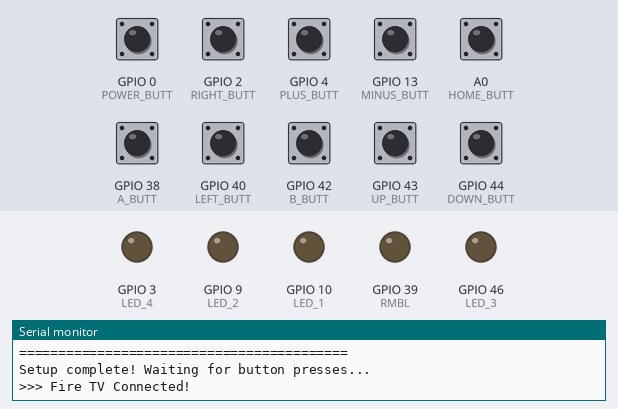
Simulated run of this program. Board: ESP8266 (NodeMCU). On the bench: output pins drawn as LEDs (lit = HIGH), the last lines printed to the serial monitor. Dashed ring = blinking. The inputs (shaded band) are chosen by the test bench; at power-on: A0 (HOME_BUTT), GPIO 0 (POWER_BUTT), GPIO 2 (RIGHT_BUTT), GPIO 4 (PLUS_BUTT), GPIO 13 (MINUS_BUTT), GPIO 38 (A_BUTT), GPIO 40 (LEFT_BUTT), GPIO 42 (B_BUTT), GPIO 43 (UP_BUTT), GPIO 44 (DOWN_BUTT) HIGH. USB keyboard and mouse output is not drawn.

Above: at 4.6 s.
4.7 s: GPIO 4 (PLUS_BUTT) pulled LOW for 1 s
At 4.99 s:
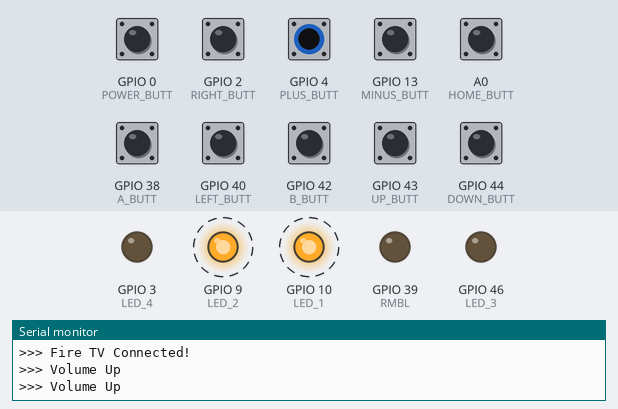
7.7 s: GPIO 0 (POWER_BUTT) pulled LOW for 0.15 s
At 8.6 s:
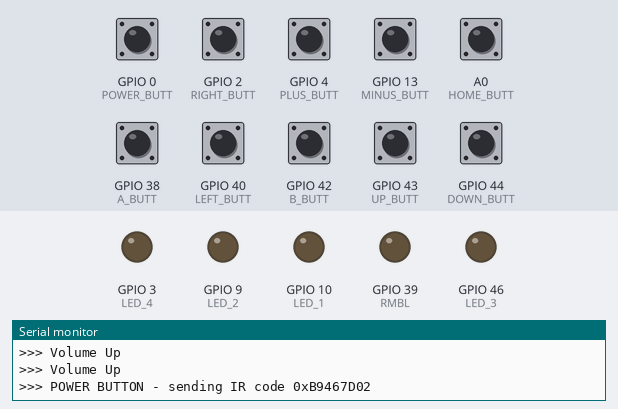
9.3 s: GPIO 2 (RIGHT_BUTT) pulled LOW for 0.15 s
At 10.5 s:
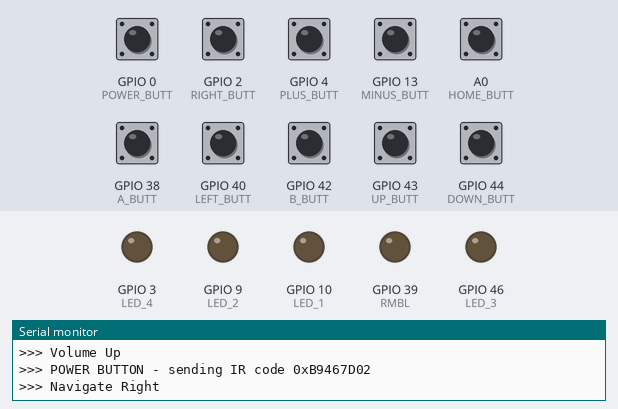
10.9 s: GPIO 13 (MINUS_BUTT) pulled LOW for 0.15 s
At 11.7 s:
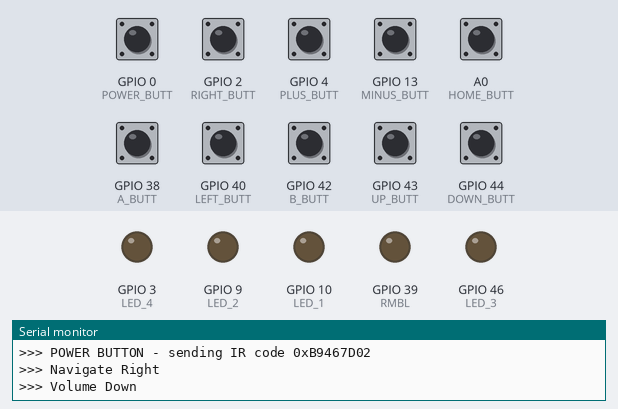
12.5 s: GPIO 38 (A_BUTT) pulled LOW for 0.15 s
At 12.9 s:
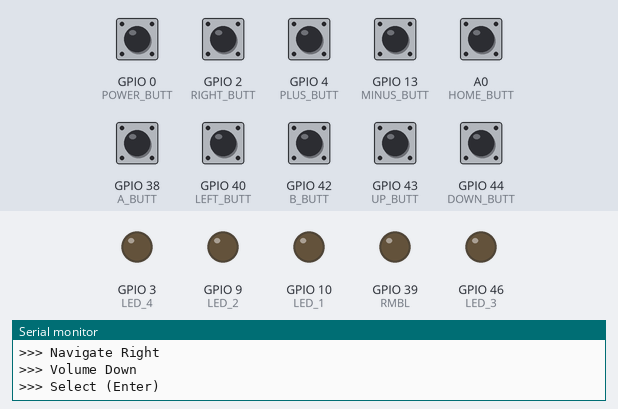
14.1 s: GPIO 42 (B_BUTT) pulled LOW for 0.15 s
At 15.2 s:
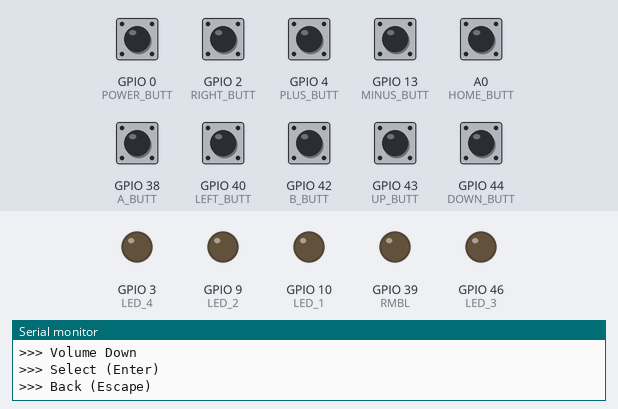
Timing chart, 0 to 16.7 s (numbered marks = the images above; inputs shaded):
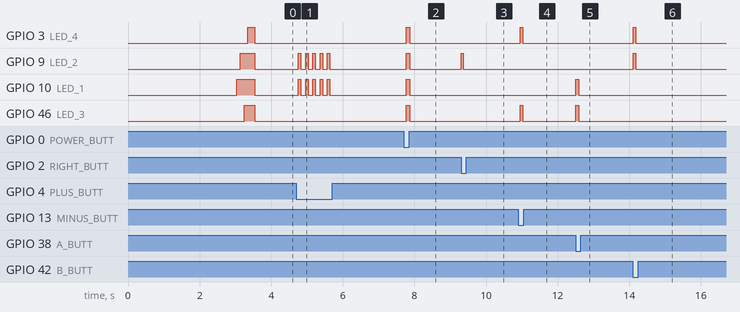

Measured:
- after the input at 4.7 s, GPIO 9 (LED_2), GPIO 10 (LED_1): alternates HIGH for 0.07 s and LOW for 0.13 s, 10 changes in all, then stays LOW, starting after 0.06 s
- after the input at 7.7 s, GPIO 3 (LED_4), GPIO 9 (LED_2), GPIO 10 (LED_1), GPIO 46 (LED_3): LOW → HIGH after 0.07 s, → LOW 0.10 s later
- after the input at 9.3 s, GPIO 9 (LED_2): LOW → HIGH at once, → LOW 0.06 s later
- after the input at 10.9 s, GPIO 3 (LED_4), GPIO 46 (LED_3): LOW → HIGH after 0.05 s, → LOW 0.07 s later
- after the input at 12.5 s, GPIO 10 (LED_1), GPIO 46 (LED_3): LOW → HIGH at once, → LOW 0.08 s later
- after the input at 14.1 s, GPIO 3 (LED_4), GPIO 9 (LED_2): LOW → HIGH at once, → LOW 0.08 s later

The program:

main.cpp
```cpp
/*
 * OpenMote Gen 3.3 - BLE TV Remote
 *
 * The TV half of the `light+tv` project with the WiZ light / WiFi control
 * removed: BLE HID keyboard for Fire TV, plus IR for TV power.
 *
 * Button Mappings:
 * - Power Button  -> replay the stored TV power IR code (NEC 0xB9467D02, 38kHz)
 * - A Button      -> Select/OK (Enter key)          [BLE]
 * - B Button      -> Back (Escape key)              [BLE]
 * - Home Button   -> Home Menu (consumer control)   [BLE]
 * - D-Pad Arrows  -> Navigation (Arrow keys)        [BLE]
 * - Plus Button   -> Volume Up (consumer control)   [BLE]
 * - Minus Button  -> Volume Down (consumer control) [BLE]
 * - Buttons 1 / 2 -> unused
 *
 * LED 2 slow-blinks while BLE is disconnected.
 *
 * Hardware: OpenMote Gen 3.3 (ESP32-S3-WROOM-1-N16R8)
 * Libraries:
 * - ESP32-BLE-Keyboard by T-vK (NimBLE mode)
 * - IRremoteESP8266 by crankyoldgit
 */

#include <Arduino.h>
#include <BleKeyboard.h>
#include <IRremoteESP8266.h>
#include <IRsend.h>
#include "pin_definitions.h"

// ===== DEBUG CONFIGURATION =====
#define DEBUG_SERIAL true

// ===== DEBOUNCE SETTINGS =====
#define DEBOUNCE_DELAY_MS   50
#define VOLUME_REPEAT_DELAY 200  // Faster repeat for volume buttons

// ===== IR =====
// The TV power code the Power button replays.
#define TV_POWER_IR_CODE  0xB9467D02
#define TV_POWER_IR_BITS  32

// ===== GLOBAL OBJECTS =====
BleKeyboard bleKeyboard("OpenMote", "OpenMote.io", 100);
IRsend irsend(IR40);   // IR transmitter on GPIO 41

// ===== STATE VARIABLES =====
bool wasConnected = false;      // BLE

// Button state tracking
bool powerButtonPressed = false;
bool homeButtonPressed = false;
bool aButtonPressed = false;
bool bButtonPressed = false;
bool plusButtonPressed = false;
bool minusButtonPressed = false;
bool dpadUpPressed = false;
bool dpadDownPressed = false;
bool dpadLeftPressed = false;
bool dpadRightPressed = false;

unsigned long lastDebounceTime = 0;
unsigned long lastVolumeRepeatTime = 0;

// ===== HARDWARE HELPER FUNCTIONS =====

// LED Control
void turnOnLED1() { digitalWrite(LED_1, HIGH); }
void turnOffLED1() { digitalWrite(LED_1, LOW); }
void turnOnLED2() { digitalWrite(LED_2, HIGH); }
void turnOffLED2() { digitalWrite(LED_2, LOW); }
void turnOnLED3() { digitalWrite(LED_3, HIGH); }
void turnOffLED3() { digitalWrite(LED_3, LOW); }
void turnOnLED4() { digitalWrite(LED_4, HIGH); }
void turnOffLED4() { digitalWrite(LED_4, LOW); }

void turnOnAllLEDs() {
  for (int i = 0; i < NUM_LEDS; i++) {
    digitalWrite(LED_PINS[i], HIGH);
  }
}

void turnOffAllLEDs() {
  for (int i = 0; i < NUM_LEDS; i++) {
    digitalWrite(LED_PINS[i], LOW);
  }
}

// Button Reading (active LOW with internal pullup)
bool isPowerButtonPressed() { return digitalRead(POWER_BUTT) == LOW; }
bool isHomeButtonPressed() { return digitalRead(HOME_BUTT) == LOW; }
bool isAButtonPressed() { return digitalRead(A_BUTT) == LOW; }
bool isBButtonPressed() { return digitalRead(B_BUTT) == LOW; }
bool isPlusButtonPressed() { return digitalRead(PLUS_BUTT) == LOW; }
bool isMinusButtonPressed() { return digitalRead(MINUS_BUTT) == LOW; }
bool isDPadUpPressed() { return digitalRead(UP_BUTT) == LOW; }
bool isDPadDownPressed() { return digitalRead(DOWN_BUTT) == LOW; }
bool isDPadLeftPressed() { return digitalRead(LEFT_BUTT) == LOW; }
bool isDPadRightPressed() { return digitalRead(RIGHT_BUTT) == LOW; }

// ===== HARDWARE INITIALIZATION =====
void initHardware() {
  // Initialize LED pins as outputs
  for (int i = 0; i < NUM_LEDS; i++) {
    pinMode(LED_PINS[i], OUTPUT);
    digitalWrite(LED_PINS[i], LOW);
  }

  // Rumble is unused, but still drive the pin LOW: RMBL is the gate of the
  // SI2302 (Q1), and leaving it floating lets the motor buzz.
  pinMode(RMBL, OUTPUT);
  digitalWrite(RMBL, LOW);

  // Initialize button pins with internal pullup
  pinMode(POWER_BUTT, INPUT_PULLUP);
  pinMode(HOME_BUTT, INPUT_PULLUP);
  pinMode(A_BUTT, INPUT_PULLUP);
  pinMode(B_BUTT, INPUT_PULLUP);
  pinMode(PLUS_BUTT, INPUT_PULLUP);
  pinMode(MINUS_BUTT, INPUT_PULLUP);
  pinMode(BUTTON_1, INPUT_PULLUP);
  pinMode(BUTTON_2, INPUT_PULLUP);
  pinMode(UP_BUTT, INPUT_PULLUP);
  pinMode(DOWN_BUTT, INPUT_PULLUP);
  pinMode(LEFT_BUTT, INPUT_PULLUP);
  pinMode(RIGHT_BUTT, INPUT_PULLUP);
}

// ===== FEEDBACK FUNCTIONS =====

void showButtonFeedback(int buttonType) {
  switch(buttonType) {
    case 1:  // Power - All LEDs pulse
      turnOnAllLEDs();
      delay(100);
      turnOffAllLEDs();
      break;
    case 2:  // Select - LED1 & LED3 diagonal
      turnOnLED1();
      turnOnLED3();
      delay(80);
      turnOffLED1();
      turnOffLED3();
      break;
    case 3:  // Navigation - Single LED flash
      turnOnLED2();
      delay(60);
      turnOffLED2();
      break;
    case 4:  // Volume Up - LED1 & LED2
      turnOnLED1();
      turnOnLED2();
      delay(70);
      turnOffLED1();
      turnOffLED2();
      break;
    case 5:  // Volume Down - LED3 & LED4
      turnOnLED3();
      turnOnLED4();
      delay(70);
      turnOffLED3();
      turnOffLED4();
      break;
    case 6:  // Back - LED2 & LED4 diagonal
      turnOnLED2();
      turnOnLED4();
      delay(80);
      turnOffLED2();
      turnOffLED4();
      break;
    case 7:  // Home - All LEDs quick pulse
      turnOnAllLEDs();
      delay(120);
      turnOffAllLEDs();
      break;
  }
}

// ===== SETUP =====
void setup() {
  // Initialize Serial FIRST with longer delay for USB CDC
  Serial.begin(115200);
  delay(3000);  // Longer delay for USB CDC to fully enumerate

  Serial.println("\n\n\n");
  Serial.println("==========================================");
  Serial.println("OpenMote Gen 3.3 - BLE TV Remote");
  Serial.println("==========================================");
  Serial.flush();

  Serial.println("Initializing hardware...");
  initHardware();
  Serial.println("Hardware initialized");
  Serial.flush();

  Serial.println("Initializing IR transmitter...");
  irsend.begin();
  Serial.println("IR transmitter initialized (38kHz NEC protocol)");
  Serial.flush();

  Serial.println("Starting BLE Keyboard...");
  bleKeyboard.begin();
  Serial.println("BLE Keyboard started!");
  Serial.flush();

  Serial.println("==========================================");
  Serial.println("Button Mappings:");
  Serial.println("  Power:    IR TV power code");
  Serial.println("  A/B/Home/DPad/+/-: BLE TV controls");
  Serial.println("==========================================");
  Serial.println("Setup complete! Waiting for button presses...");
  Serial.println("");
  Serial.flush();

  // Startup sequence - cascade LEDs
  turnOnLED1();
  delay(100);
  turnOnLED2();
  delay(100);
  turnOnLED3();
  delay(100);
  turnOnLED4();
  delay(100);
  turnOffAllLEDs();

}

// ===== MAIN LOOP =====
void loop() {
  unsigned long currentTime = millis();

  // Check connection status changes
  if (bleKeyboard.isConnected()) {
    if (!wasConnected) {
      wasConnected = true;
      #if DEBUG_SERIAL
      Serial.println(">>> Fire TV Connected!");
      #endif

      // Visual feedback: Quick LED flash
      turnOnAllLEDs();
      delay(100);
      turnOffAllLEDs();
    }

    // ===== A BUTTON - SELECT/OK =====
    bool aState = isAButtonPressed();
    if (aState && !aButtonPressed) {
      if (currentTime - lastDebounceTime >= DEBOUNCE_DELAY_MS) {
        #if DEBUG_SERIAL
        Serial.println(">>> Select (Enter)");
        #endif
        bleKeyboard.write(KEY_RETURN);
        showButtonFeedback(2);

        aButtonPressed = true;
        lastDebounceTime = currentTime;
      }
    } else if (!aState) {
      aButtonPressed = false;
    }

    // ===== B BUTTON - BACK =====
    bool bState = isBButtonPressed();
    if (bState && !bButtonPressed) {
      if (currentTime - lastDebounceTime >= DEBOUNCE_DELAY_MS) {
        #if DEBUG_SERIAL
        Serial.println(">>> Back (Escape)");
        #endif
        bleKeyboard.write(KEY_ESC);
        showButtonFeedback(6);

        bButtonPressed = true;
        lastDebounceTime = currentTime;
      }
    } else if (!bState) {
      bButtonPressed = false;
    }

    // ===== HOME BUTTON - HOME MENU =====
    bool homeState = isHomeButtonPressed();
    if (homeState && !homeButtonPressed) {
      if (currentTime - lastDebounceTime >= DEBOUNCE_DELAY_MS) {
        #if DEBUG_SERIAL
        Serial.println(">>> Home");
        #endif
        // Fire TV Home button - try consumer control
        bleKeyboard.press(KEY_MEDIA_WWW_HOME);
        delay(50);
        bleKeyboard.release(KEY_MEDIA_WWW_HOME);
        showButtonFeedback(7);

        homeButtonPressed = true;
        lastDebounceTime = currentTime;
      }
    } else if (!homeState) {
      homeButtonPressed = false;
    }

    // ===== PLUS BUTTON - VOLUME UP =====
    bool plusState = isPlusButtonPressed();
    if (plusState) {
      // Allow repeat for volume (hold button = continuous volume change)
      if (!plusButtonPressed || (currentTime - lastVolumeRepeatTime >= VOLUME_REPEAT_DELAY)) {
        if (currentTime - lastDebounceTime >= DEBOUNCE_DELAY_MS) {
          #if DEBUG_SERIAL
          Serial.println(">>> Volume Up");
          #endif
          bleKeyboard.press(KEY_MEDIA_VOLUME_UP);
          delay(50);
          bleKeyboard.release(KEY_MEDIA_VOLUME_UP);
          showButtonFeedback(4);

          plusButtonPressed = true;
          lastDebounceTime = currentTime;
          lastVolumeRepeatTime = currentTime;
        }
      }
    } else {
      plusButtonPressed = false;
    }

    // ===== MINUS BUTTON - VOLUME DOWN =====
    bool minusState = isMinusButtonPressed();
    if (minusState) {
      // Allow repeat for volume (hold button = continuous volume change)
      if (!minusButtonPressed || (currentTime - lastVolumeRepeatTime >= VOLUME_REPEAT_DELAY)) {
        if (currentTime - lastDebounceTime >= DEBOUNCE_DELAY_MS) {
          #if DEBUG_SERIAL
          Serial.println(">>> Volume Down");
          #endif
          bleKeyboard.press(KEY_MEDIA_VOLUME_DOWN);
          delay(50);
          bleKeyboard.release(KEY_MEDIA_VOLUME_DOWN);
          showButtonFeedback(5);

          minusButtonPressed = true;
          lastDebounceTime = currentTime;
          lastVolumeRepeatTime = currentTime;
        }
      }
    } else {
      minusButtonPressed = false;
    }

    // ===== D-PAD UP - NAVIGATE UP =====
    bool dpadUpState = isDPadUpPressed();
    if (dpadUpState && !dpadUpPressed) {
      if (currentTime - lastDebounceTime >= DEBOUNCE_DELAY_MS) {
        #if DEBUG_SERIAL
        Serial.println(">>> Navigate Up");
        #endif
        bleKeyboard.write(KEY_UP_ARROW);
        showButtonFeedback(3);

        dpadUpPressed = true;
        lastDebounceTime = currentTime;
      }
    } else if (!dpadUpState) {
      dpadUpPressed = false;
    }

    // ===== D-PAD DOWN - NAVIGATE DOWN =====
    bool dpadDownState = isDPadDownPressed();
    if (dpadDownState && !dpadDownPressed) {
      if (currentTime - lastDebounceTime >= DEBOUNCE_DELAY_MS) {
        #if DEBUG_SERIAL
        Serial.println(">>> Navigate Down");
        #endif
        bleKeyboard.write(KEY_DOWN_ARROW);
        showButtonFeedback(3);

        dpadDownPressed = true;
        lastDebounceTime = currentTime;
      }
    } else if (!dpadDownState) {
      dpadDownPressed = false;
    }

    // ===== D-PAD LEFT - NAVIGATE LEFT =====
    bool dpadLeftState = isDPadLeftPressed();
    if (dpadLeftState && !dpadLeftPressed) {
      if (currentTime - lastDebounceTime >= DEBOUNCE_DELAY_MS) {
        #if DEBUG_SERIAL
        Serial.println(">>> Navigate Left");
        #endif
        bleKeyboard.write(KEY_LEFT_ARROW);
        showButtonFeedback(3);

        dpadLeftPressed = true;
        lastDebounceTime = currentTime;
      }
    } else if (!dpadLeftState) {
      dpadLeftPressed = false;
    }

    // ===== D-PAD RIGHT - NAVIGATE RIGHT =====
    bool dpadRightState = isDPadRightPressed();
    if (dpadRightState && !dpadRightPressed) {
      if (currentTime - lastDebounceTime >= DEBOUNCE_DELAY_MS) {
        #if DEBUG_SERIAL
        Serial.println(">>> Navigate Right");
        #endif
        bleKeyboard.write(KEY_RIGHT_ARROW);
        showButtonFeedback(3);

        dpadRightPressed = true;
        lastDebounceTime = currentTime;
      }
    } else if (!dpadRightState) {
      dpadRightPressed = false;
    }

  } else {
    // Not connected - reset connection state and button states
    if (wasConnected) {
      wasConnected = false;
      #if DEBUG_SERIAL
      Serial.println(">>> Fire TV Disconnected!");
      Serial.println("Waiting for reconnection...");
      #endif
    }

    // Only the BLE buttons are gated on the BLE link. The Power button (IR)
    // keeps working while disconnected.
    homeButtonPressed = false;
    aButtonPressed = false;
    bButtonPressed = false;
    plusButtonPressed = false;
    minusButtonPressed = false;
    dpadUpPressed = false;
    dpadDownPressed = false;
    dpadLeftPressed = false;
    dpadRightPressed = false;

    // Show BLE disconnected status with LED2 slow blink
    static unsigned long lastBlinkTime = 0;
    static bool blinkState = false;
    if (currentTime - lastBlinkTime >= 1000) {
      blinkState = !blinkState;
      if (blinkState) {
        turnOnLED2();
      } else {
        turnOffLED2();
      }
      lastBlinkTime = currentTime;
    }
  }

  // ===== POWER BUTTON - REPLAY THE TV POWER IR CODE (works with BLE down) =====
  bool powerState = isPowerButtonPressed();
  if (powerState && !powerButtonPressed) {
    if (currentTime - lastDebounceTime >= DEBOUNCE_DELAY_MS) {
      Serial.printf(">>> POWER BUTTON - sending IR code 0x%08X\n", TV_POWER_IR_CODE);
      Serial.flush();

      irsend.sendNEC(TV_POWER_IR_CODE, TV_POWER_IR_BITS);

      showButtonFeedback(1);

      powerButtonPressed = true;
      lastDebounceTime = currentTime;
    }
  } else if (!powerState) {
    powerButtonPressed = false;
  }

  delay(10);
}
```

pin_definitions.h
```cpp
#ifndef PIN_DEFINITIONS_H
#define PIN_DEFINITIONS_H

// ========================================
// OpenMote Gen 3.3 Board Pin Definitions
// BLE TV Remote (IR power)
// ESP32-S3-WROOM-1-N16R8
// ========================================

// Haptics
#define RMBL            39  // Rumble Motor Control

// LEDs (active high)
#define LED_1           10  // Player LED 1
#define LED_2           9   // Player LED 2  - BLE status
#define LED_3           46  // Player LED 3  - strapping pin
#define LED_4           3   // Player LED 4  - strapping pin

// Infrared
#define IR40            41  // IR LED Transmitter (38kHz NEC)
#define IR_RECV         1   // IR Receiver input (IRM-56384, active low)

// Buttons - D-Pad
#define UP_BUTT         43  // D-Pad Up      - default U0TXD
#define DOWN_BUTT       44  // D-Pad Down    - default U0RXD
#define LEFT_BUTT       40  // D-Pad Left
#define RIGHT_BUTT      2   // D-Pad Right

// Buttons - Action
#define A_BUTT          38  // A Button
#define B_BUTT          42  // B Button (Trigger)
#define BUTTON_1        18  // 1 Button - unused
#define BUTTON_2        8   // 2 Button - unused

// Buttons - Menu
#define PLUS_BUTT       4   // Plus (+) Button
#define MINUS_BUTT      13  // Minus (-) Button
#define HOME_BUTT       17  // Home Button
#define POWER_BUTT      0   // Power / Boot Button - strapping pin, sends the IR code

// LED array for easy iteration
const int LED_PINS[] = {LED_1, LED_2, LED_3, LED_4};
#define NUM_LEDS 4

#endif // PIN_DEFINITIONS_H
```
